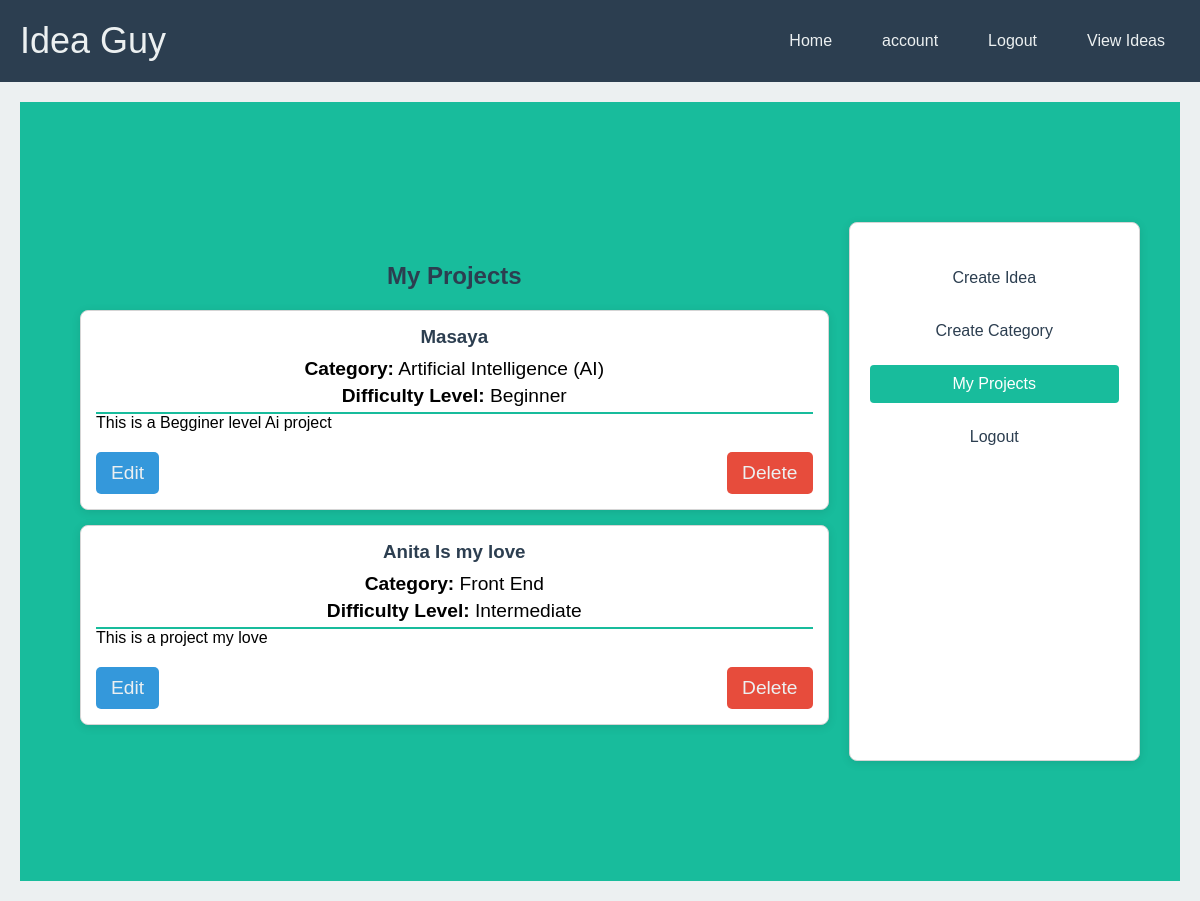
The page /account (signed in) on the database its author committed.
### the_idea/models.py (models this page shows, shortened)
class Projects(db.Model):
    project_id = db.Column(db.String(20), primary_key=True)
    title = db.Column(db.String(80), nullable=False)
    difficulty_level = db.Column(db.String(50), nullable=False)
    category = db.Column(db.String(50), nullable=False)
    description = db.Column(db.Text, nullable=False)
    category_id = db.Column(db.Integer, db.ForeignKey('categories.category_id'), nullable=False)
    user_id = db.Column(db.String(20), db.ForeignKey('users.id'), nullable=False)
    created_at = db.Column(db.DateTime, default=db.func.current_timestamp())
    updated_at = db.Column(db.DateTime, default=db.func.current_timestamp())

### the_idea/routes.py (the view)
@app.route('/account', methods = ['GET'])
@login_required
def account():
    projects = user_projects()
    my_projects = Projects.query.filter_by(user_id = current_user.id)
    length = len(my_projects.all())
    return render_template('account.html', projects = projects, my_projects = my_projects, title = 'Account', length = length)

### the_idea/models.py (called while the page is built)
@login_manager.user_loader
def load_user(user_id):
    return Users.query.get(user_id)

### the_idea/routes.py (called while the page is built)
@app.route('/user_projects', methods = ['GET'])
def user_projects():
    users = Users.query.all()
    user_projects = []
    for user in users:
        users_data = [
            {
                'id': user.id,
                'username': user.username,
                'email': user.email,
                'projects': [{
                    'project_id': project.project_id,
                    'title': project.title,
                    'difficulty_level': project.difficulty_level,
                    'description': project.description,
                    'created_at': project.created_at,
                    'updated_at': project.updated_at
                } for project in user.projects]
            }
        ]
        user_projects.append(users_data)
    return jsonify(user_projects)

### the_idea/templates/account.html (shortened to what this page needs)
{%extends 'layout.html'%}
{%block content%}
<head>
    <link rel="stylesheet" href="{{url_for('static', filename='css/account.css')}}">
</head>
<body>
    <main>
        <div class="account-container">
            <section class="content">
                <h2>My Projects</h2>
                <ul class="project-list">
                    {% if length == 0 %}
                        <p><strong>You have not created any projects yet... click create Idea to add one</strong></p>
                    {% else %}
                        {% for project in my_projects %}
                        <li>
                            <h3>{{ project.title }}</h3>
                            <p><strong>Category:</strong> {{ project.category }}</p>
                            <p><strong>Difficulty Level:</strong> {{ project.difficulty_level }}</p>
                            <div class="project_view">
                                {{project.description|safe}}
                            </div>
                            <div class="project-actions">
                                <a href="#" class="btn btn-edit">Edit</a>
                                <form action="#" method="POST" class="inline-form">
                                    <button type="submit" class="btn btn-delete">Delete</button>
                                </form>
                            </div>
                        </li>
                        {% endfor %}
                    {% endif %}
                </ul>
            </section>
            <aside class="sidebar">
                <ul>
                    <li><a href="{{ url_for('create_idea') }}">Create Idea</a></li>
                    <li><a href="{{ url_for('create_category') }}">Create Category</a></li>
                    <li><a href="{{ url_for('user_projects') }}" class="active">My Projects</a></li>
                    <li><a href="{{url_for('logout')}}">Logout</a></li>
                </ul>
            </aside>
        </div>
    </main>
</body>
{%endblock%}

### the_idea/static/css/home.css (style rules this page uses)
body { font-family: Arial, sans-serif; margin: 0; background-color: #ECF0F1; color: #2C3E50; margin-top: auto; }
.hero p { font-size: 1.2em; margin-bottom: 20px; }
.btn { background-color: #E74C3C; color: #ECF0F1; padding: 15px 30px; text-decoration: none; border-radius: 5px; font-size: 1.2em; transition: background-color 0.3s; }

### the_idea/static/css/account.css (style rules this page uses)
body { font-family: Arial, sans-serif; margin: 0; background-color: #ECF0F1; color: #2C3E50; }
main { padding: 20px; }
.account-container { display: flex; max-width: 1200px; margin: 0 auto; }
.sidebar { width: 25%; height: auto; background-color: #FFFFFF; border: 1px solid #D5D5D5; border-radius: 8px; box-shadow: 0 2px 10px rgba(0, 0, 0, 0.1); padding: 20px; }
.sidebar ul { list-style: none; padding: 0; }
.sidebar ul li { margin-bottom: 15px; }
.sidebar ul li a { text-decoration: none; color: #2C3E50; display: block; padding: 10px; border-radius: 4px; transition: background-color 0.3s; }
.sidebar ul li a:hover, .sidebar ul li a.active { background-color: #18BC9C; color:#FFFFFF; }
.content { width: 75%; padding: 20px; }
.project_view { display: flex; align-items: center; margin-bottom: 20px; border-top: 2px solid #18BC9C; color: black; }
.content h2 { color: #2C3E50; margin-bottom: 20px; }
.project-list { list-style: none; padding: 0; }
.project-list li { background-color: #FFFFFF; border: 1px solid #D5D5D5; border-radius: 8px; box-shadow: 0 2px 10px rgba(0, 0, 0, 0.1); padding: 15px; margin-bottom: 15px; }
.project-list h3 { margin: 0 0 10px 0; color: #2C3E50; }
.project-list p { margin: 5px 0; color:black; }
.project-actions { display: flex; justify-content: space-between; margin-top: 10px; }
.project-actions .btn { display: inline-block; padding: 10px 15px; text-decoration: none; border-radius: 5px; color: #ECF0F1; }
.project-actions .btn-edit { background-color: #3498DB; }
.project-actions .btn-delete { background-color: #E74C3C; border: none; cursor: pointer; }
.inline-form { display: inline; margin: 0; }

### rows shown on the page
Projects: title "Masaya", category "Artificial Intelligence (AI)", difficulty_level "Beginner", description "This is a Begginer level Ai project"
Projects: title "Anita Is my love", category "Front End", difficulty_level "Intermediate", description "This is a project my love"
